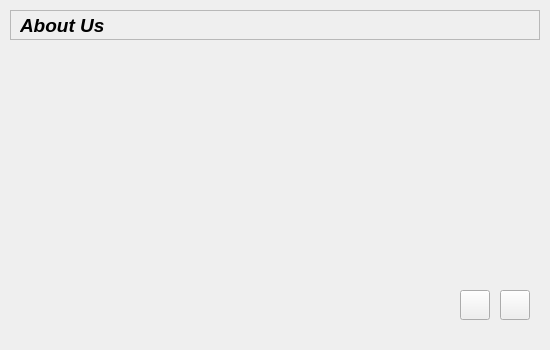
<?xml version="1.0" encoding="UTF-8"?>
<ui version="4.0">
 <class>About</class>
 <widget class="QWidget" name="About">
  <property name="geometry">
   <rect>
    <x>0</x>
    <y>0</y>
    <width>550</width>
    <height>350</height>
   </rect>
  </property>
  <property name="windowTitle">
   <string>About</string>
  </property>
  <property name="autoFillBackground">
   <bool>true</bool>
  </property>
  <widget class="QFrame" name="AboutUsframe">
   <property name="geometry">
    <rect>
     <x>10</x>
     <y>10</y>
     <width>530</width>
     <height>30</height>
    </rect>
   </property>
   <property name="frameShape">
    <enum>QFrame::StyledPanel</enum>
   </property>
   <property name="frameShadow">
    <enum>QFrame::Raised</enum>
   </property>
   <widget class="QLabel" name="AboutUslabel">
    <property name="geometry">
     <rect>
      <x>10</x>
      <y>0</y>
      <width>161</width>
      <height>31</height>
     </rect>
    </property>
    <property name="font">
     <font>
      <pointsize>14</pointsize>
      <weight>75</weight>
      <italic>true</italic>
      <bold>true</bold>
      <underline>false</underline>
      <strikeout>false</strikeout>
     </font>
    </property>
    <property name="mouseTracking">
     <bool>false</bool>
    </property>
    <property name="acceptDrops">
     <bool>false</bool>
    </property>
    <property name="text">
     <string>About Us</string>
    </property>
   </widget>
  </widget>
  <widget class="QWidget" name="widget" native="true">
   <property name="geometry">
    <rect>
     <x>10</x>
     <y>60</y>
     <width>531</width>
     <height>271</height>
    </rect>
   </property>
   <widget class="QWidget" name="teamwidget" native="true">
    <property name="geometry">
     <rect>
      <x>10</x>
      <y>130</y>
      <width>511</width>
      <height>91</height>
     </rect>
    </property>
    <property name="toolTip">
     <string/>
    </property>
    <property name="accessibleName">
     <string/>
    </property>
    <property name="accessibleDescription">
     <string/>
    </property>
    <property name="autoFillBackground">
     <bool>true</bool>
    </property>
    <property name="styleSheet">
     <string notr="true"/>
    </property>
   </widget>
   <widget class="QWidget" name="funcwidget" native="true">
    <property name="geometry">
     <rect>
      <x>10</x>
      <y>20</y>
      <width>511</width>
      <height>91</height>
     </rect>
    </property>
    <property name="toolTip">
     <string/>
    </property>
    <property name="accessibleName">
     <string/>
    </property>
    <property name="accessibleDescription">
     <string/>
    </property>
    <property name="autoFillBackground">
     <bool>true</bool>
    </property>
    <property name="styleSheet">
     <string notr="true"/>
    </property>
   </widget>
   <widget class="QWidget" name="infowidget" native="true">
    <property name="geometry">
     <rect>
      <x>10</x>
      <y>20</y>
      <width>511</width>
      <height>91</height>
     </rect>
    </property>
    <property name="autoFillBackground">
     <bool>true</bool>
    </property>
    <property name="styleSheet">
     <string notr="true"/>
    </property>
   </widget>
   <widget class="QPushButton" name="nextPageButton">
    <property name="geometry">
     <rect>
      <x>490</x>
      <y>230</y>
      <width>30</width>
      <height>30</height>
     </rect>
    </property>
    <property name="text">
     <string/>
    </property>
   </widget>
   <widget class="QPushButton" name="lastPageButton">
    <property name="geometry">
     <rect>
      <x>450</x>
      <y>230</y>
      <width>30</width>
      <height>30</height>
     </rect>
    </property>
    <property name="text">
     <string/>
    </property>
   </widget>
  </widget>
 </widget>
 <resources/>
 <connections/>
</ui>
